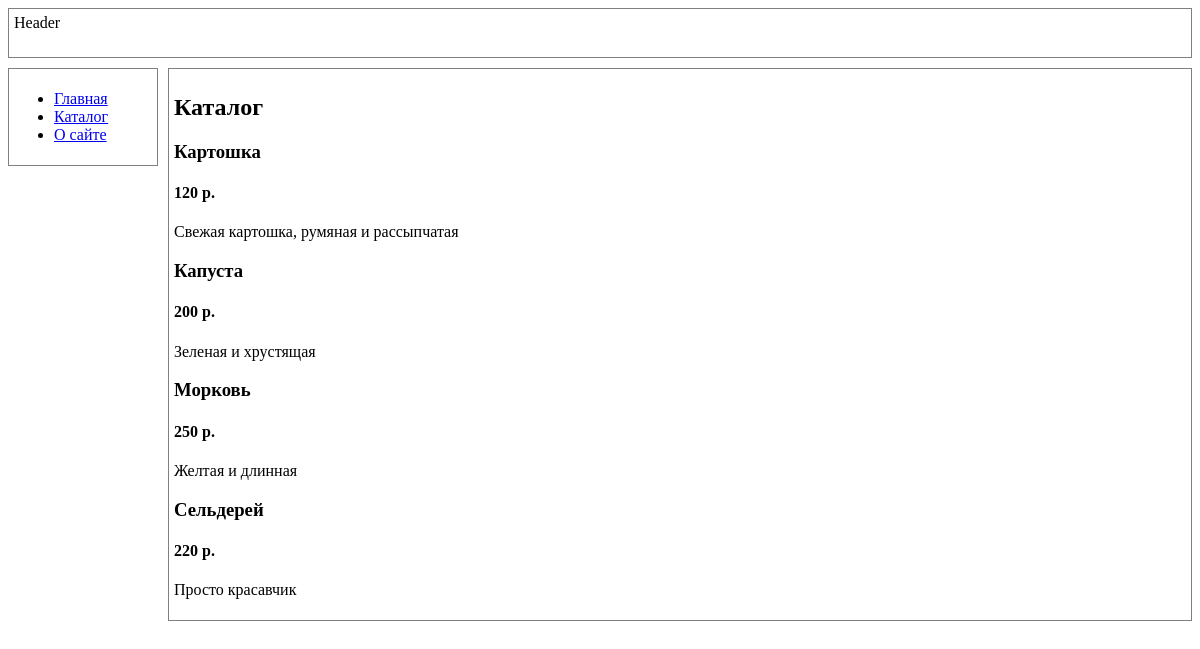
Page /catalog/ on the committed database.
### catalog/models.py (models this page shows, shortened)
class Product(models.Model):
    name = models.CharField(max_length=40, blank=False)
    price = models.IntegerField(default=0)
    description = models.CharField(max_length=200)

### catalog/views.py (the view)
# urls.py: path('', catalog_page),
def catalog_page(request):
    products = Product.objects.all()
    title = "Каталог"
    data = {"title": title, "menu": menu, "products": products}
    return render(request, "./catalog.html", context=data)

### templates/catalog.html
{% extends 'base.html' %}
{% block content %}
<h2>{{ title }}</h2>
{% for el in products %}
<div class="card">
    <h3>{{ el.name }}</h3>
    <h4>{{ el.price }} р.</h4>
    <p>{{ el.description }}</p>
</div>
{% endfor %}
{% endblock %}

### templates/base.html (shortened to what this page needs)
{% load static %}
<!DOCTYPE html>
<html lang="ru">
<head>
    <link rel="stylesheet" href="{% static 'css/base.css' %}">
</head>
<body>
<div class="container">
	<div class="item header">
        Header
    </div>
	<div class="item sidebar">
        <ul>
            {% for key, value in menu.items %}
	        <li> <a href="{{ value }}"> {{ key }} </a> </li>
            {% empty %}
            <li>Пустой список</li>
            {% endfor %}
        </ul>
    </div>
	<div class="item content">
        {% block content %}
        {% endblock %}
    </div>
</div>
</body>
</html>

### static/css/base.css (style rules this page uses)
.container { display: grid; grid-template-areas: 'header header' 'sidebar content'; gap: 10px; grid-template-columns: 150px 1fr; grid-template-rows: 50px 1fr; }
.header { grid-area: header; }
.sidebar { grid-area: sidebar; align-self: start; }
.content { grid-area: content; }
.item { border: 1px solid grey; padding: 5px; }

### rows in the picture
Product: name "Картошка", price "120", description "Свежая картошка, румяная и рассыпчатая"
Product: name "Капуста", price "200", description "Зеленая и хрустящая"
Product: name "Морковь", price "250", description "Желтая и длинная"
Product: name "Сельдерей", price "220", description "Просто красавчик"

### other values in the picture
{{ key }} "Главная" "Каталог" "О сайте"
{{ title }} "Каталог"
